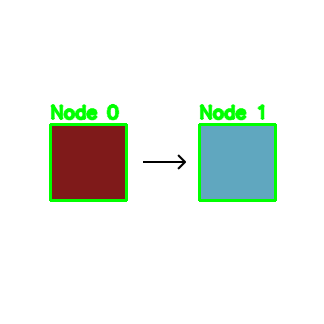
#> input picture export_test/debug_nodes.png, 324 x 324 px
$ python -i preprocess.py   (imports and definitions only)
#> lines starting #> are read from the running program, lines starting #| are printed output that depends on the picture; after the words box and inside, x2 and y2 are one past the last pixel; in counts of white or black regions, pixels touching at a corner belong together
#> further down, picture is the input picture: shape (324, 324, 3); mean B, G, R 232.8, 238.6, 233.1
from __future__ import annotations

from dataclasses import dataclass
from pathlib import Path

import cv2
import numpy as np


@dataclass(frozen=True)
class PreprocessResult:
    original_path: Path
    output_path: Path
    image_gray: np.ndarray
    image_bin: np.ndarray


def preprocess_bgr_to_bin(bgr: np.ndarray) -> tuple[np.ndarray, np.ndarray]:
    """
    Pure preprocessing: takes a BGR image array and returns (gray, bin_img).
    Does NOT write anything to disk. Safe to use in --dry-run.
    """
    gray = cv2.cvtColor(bgr, cv2.COLOR_BGR2GRAY)
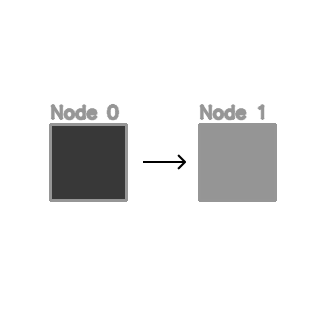
#> gray: shape (324, 324); min 0, max 255, mean 236.3
    gray_blur = cv2.GaussianBlur(gray, (5, 5), 0)

    # Robust to uneven lighting (phone photos)
    bin_img = cv2.adaptiveThreshold(
        gray_blur,
        255,
        cv2.ADAPTIVE_THRESH_GAUSSIAN_C,
        cv2.THRESH_BINARY_INV,
        31,
        7,
    )
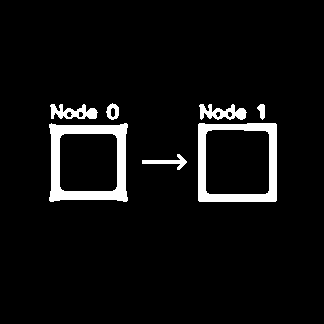
#> bin_img: shape (324, 324); 5.8% white; 7 white regions, largest, box (x1, y1, x2, y2) and area: (49, 123, 128, 202) 2505, (198, 123, 277, 202) 2213, (199, 104, 247, 120) 443

    # Close tiny gaps in strokes
    kernel = cv2.getStructuringElement(cv2.MORPH_RECT, (3, 3))
    bin_img = cv2.morphologyEx(bin_img, cv2.MORPH_CLOSE, kernel, iterations=1)
#> bin_img: shape (324, 324); 5.8% white; 7 white regions, largest, box (x1, y1, x2, y2) and area: (49, 123, 128, 202) 2505, (198, 123, 277, 202) 2213, (199, 104, 247, 120) 472

    return gray, bin_img


def preprocess_image(
    input_path: str | Path,
    out_dir: str | Path,
    *,
    write_debug: bool = True,
) -> PreprocessResult:
    """
    File-based preprocessing: reads the image, computes binarization,
    and (optionally) writes preprocessed.png to out_dir.

    write_debug=False is used by CLI --no-debug to avoid writing debug artifacts.
    """
    input_path = Path(input_path)
    out_dir = Path(out_dir)
    out_dir.mkdir(parents=True, exist_ok=True)

    img = cv2.imread(str(input_path))
    if img is None:
        raise FileNotFoundError(f"Could not read image: {input_path}")

    gray, bin_img = preprocess_bgr_to_bin(img)

    out_path = out_dir / "preprocessed.png"
    if write_debug:
        cv2.imwrite(str(out_path), bin_img)

    return PreprocessResult(
        original_path=input_path,
        output_path=out_path,
        image_gray=gray,
        image_bin=bin_img,
    )

>>> import cv2
>>> picture = cv2.imread('../../../export_test/debug_nodes.png')
>>> result = preprocess_bgr_to_bin(picture)
